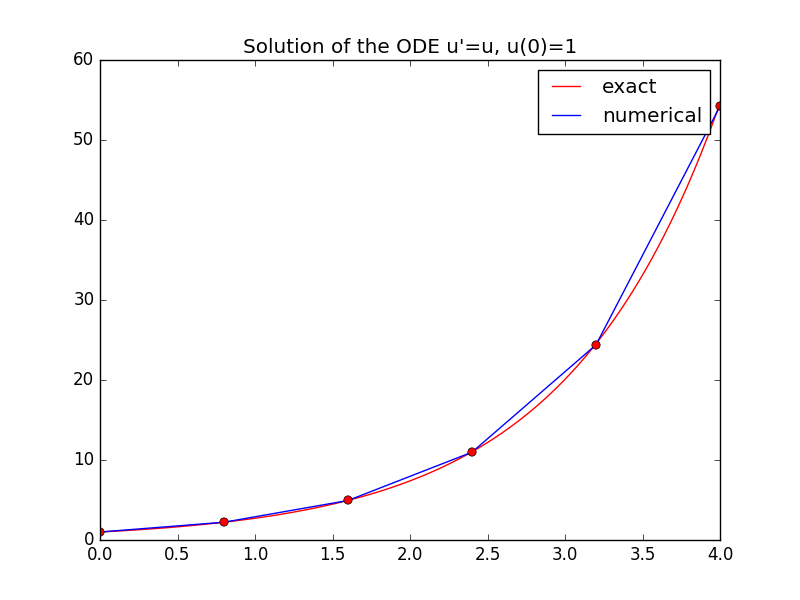

Source code (Python):
"""The class below is based on the ForwardEuler_v1 class, copied from ForwardEuler.py.
We could just as easily have based the new RK4 class on the ForwardEuler class
from the same file. This class has a slightly different constructor and solve
function, but to implement the RK4 method we only need to change the advance function.
"""


import numpy as np

class RK4(object):
    """
    Class for solving an ODE,

      du/dt = f(u, t)

    by the RK4 solver.

    Class attributes:
    t: array of time values
    u: array of solution values (at time points t)
    n: number of time steps in the simulation
    k: step number of the most recently computed solution
    f: callable object implementing f(u, t)
    dt: time step (assumed constant)
    """
    def __init__(self, f, U0, T, n):
        if not callable(f):
            raise TypeError('f is %s, not a function' % type(f))

        self.f, self.U0, self.T, self.n = f, U0, T, n
        self.dt = T/float(n)
        self.u = np.zeros(self.n+1)
        self.t = np.zeros(self.n+1)

    def solve(self):
        """Compute solution for 0 <= t <= T."""
        self.u[0] = float(self.U0)
        self.t[0] = float(0)

        for k in range(self.n):
            self.k = k
            self.t[k+1] = self.t[k] + self.dt
            self.u[k+1] = self.advance()
        return self.u, self.t

    def advance(self):
        """Advance the solution one time step."""
        # Load attributes into local variables to
        # obtain a formula that is as close as possible
        # to the mathematical notation.
        u, dt, f, k, t = \
           self.u, self.dt, self.f, self.k, self.t
        K1 = dt*f(u[k],t[k])
        K2 = dt*f(u[k]+0.5*K1,t[k]+0.5*dt)
        K3 = dt*f(u[k]+0.5*K2,t[k]+0.5*dt)
        K4 = dt*f(u[k]+K3, t[k]+dt)
        u_new = u[k] + 1.0/6*(K1+2*K2+2*K3+K4)
        return u_new

# Compare numerical solution and exact solution in a plot
import matplotlib.pyplot as plt
from numpy import exp, linspace


solver = RK4(lambda u, t: u, U0=1, T=4, n=5)
u, t = solver.solve()
t_exact = linspace(0,4,100)
u_exact = exp(t_exact)
plt.plot(t_exact, u_exact, 'r-')
plt.plot(t, u, 'b-')
plt.plot(t, u, 'ro')
plt.legend(['exact', 'numerical']),
plt.title("Solution of the ODE u'=u, u(0)=1")
plt.show()

def test_RK4_against_linear_solution():
    """Use knowledge of an exact numerical solution for testing."""
    def f(u, t):
        return 0.2 + (u - u_exact(t))**4

    def u_exact(t):
        return 0.2*t + 3

    solver = RK4(f, U0=u_exact(0), T=3, n=5)
    u,t = solver.solve()
    u_e = u_exact(t)
    error = np.abs(u_e - u).max()
    success = error < 1E-14
    assert success, '|exact - u| = %g != 0' % error

test_RK4_against_linear_solution()


"""
Terminal> python RK4_class.py

"""
